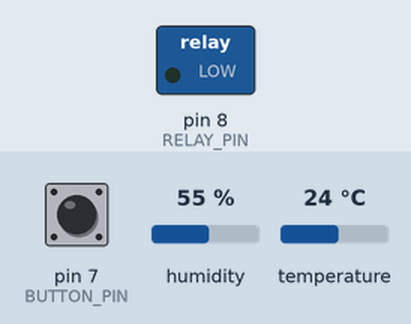
This sketch was run on a simulated Arduino Uno, built with avr-gcc and run on an emulated ATmega328P. Parts: switched loads named in the sketch (green lamp = pin HIGH). The inputs (shaded band) are chosen by the test bench; at power-on: temperature 24 °C, pin 7 (BUTTON_PIN) HIGH, humidity 55 %. What the sketch prints to the serial monitor is not drawn.

Above: at 2.8 s.
2.9 s: temperature set to 31.5 °C
6.5 s: temperature set to 32.8 °C
At 9.0 s:
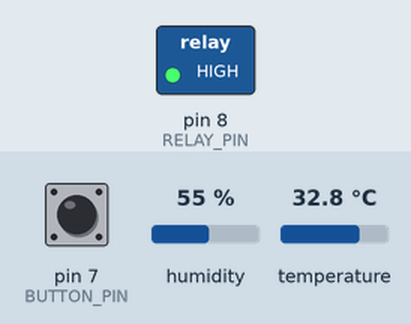
9.5 s: pin 7 (BUTTON_PIN) pulled LOW for 1.2 s
At 10.9 s:
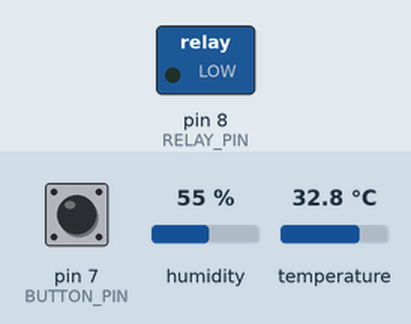
12.2 s: pin 7 (BUTTON_PIN) pulled LOW for 3.2 s
At 12.8 s:
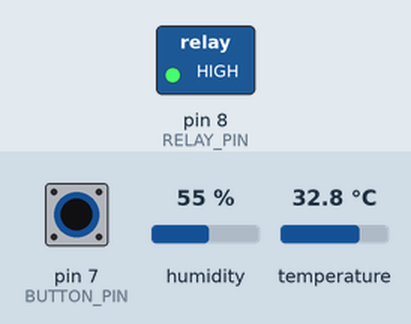
Timing chart, 0 to 15.2 s (numbered marks = the images above; inputs shaded):
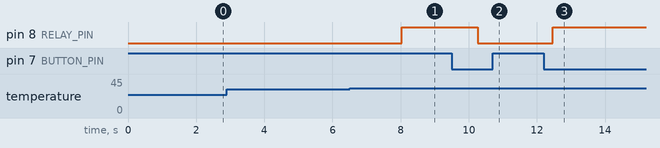

The sketch:

ac.ino
```cpp
/*
  Author: Tanvi Kohli
  Date: 2026-06-27
  Description: replay ac device
*/
#include <DHT.h>

// ===== PIN SETUP =====
#define DHTPIN 2
#define DHTTYPE DHT22

#define RELAY_PIN 8
#define BUTTON_PIN 7

// ===== OBJECT =====
DHT dht(DHTPIN, DHTTYPE);

// ===== VARIABLES =====
bool relayState = false;
bool manualOverride = false;
bool lastButtonState = HIGH;

// ===== SETUP =====
void setup() {
  Serial.begin(9600);

  pinMode(RELAY_PIN, OUTPUT);
  pinMode(BUTTON_PIN, INPUT_PULLUP);

  dht.begin();

  digitalWrite(RELAY_PIN, LOW); // Relay OFF initially
}

// ===== LOOP =====
void loop() {

  //  Read Temperature
  float temp = dht.readTemperature();

  //  Fix invalid readings (-1.05 issue)
  if (isnan(temp) || temp < 0) {
    Serial.println(" Error reading temperature!");
    delay(1000);
    return;
  }

  //  Button Toggle (Manual Override)
  bool currentButtonState = digitalRead(BUTTON_PIN);

  if (currentButtonState == LOW && lastButtonState == HIGH) {
    manualOverride = !manualOverride;
    relayState = !relayState;

    Serial.println("🔘 Manual Override Toggled");
    delay(200); // debounce
  }

  lastButtonState = currentButtonState;

  //  AUTOMATIC CONTROL (HYSTERESIS)
  if (!manualOverride) {

    if (temp > 32 && relayState == false) {
      relayState = true;
      Serial.println(" AC ON (Temp > 32°C)");
    }

    else if (temp < 28 && relayState == true) {
      relayState = false;
      Serial.println(" AC OFF (Temp < 28°C)");
    }
  }

  //  APPLY RELAY STATE
  digitalWrite(RELAY_PIN, relayState ? HIGH : LOW);

  //  DEBUG OUTPUT (VERY IMPORTANT)
  Serial.print("Temp: ");
  Serial.print(temp);
  Serial.print(" °C | Relay: ");
  Serial.print(relayState ? "ON" : "OFF");
  Serial.print(" | Mode: ");
  Serial.print(manualOverride ? "MANUAL" : "AUTO");
  Serial.print(" | Zone: ");

  if (temp > 32) Serial.print("ON Zone");
  else if (temp < 28) Serial.print("OFF Zone");
  else Serial.print("Stable");

  Serial.println();

  delay(1000);
}
```

Measured:
- the behaviour switches between 32 and 32.1 °C on temperature (found by bisection; images 0 and 1)
- after the input at 2.9 s, every drawn part: stays the same
- after the input at 6.5 s, pin 8 (RELAY_PIN): LOW → HIGH after 1.5 s
- after the input at 9.5 s, pin 8 (RELAY_PIN): HIGH → LOW after 0.76 s
- after the input at 12.2 s, pin 8 (RELAY_PIN): LOW → HIGH after 0.26 s
